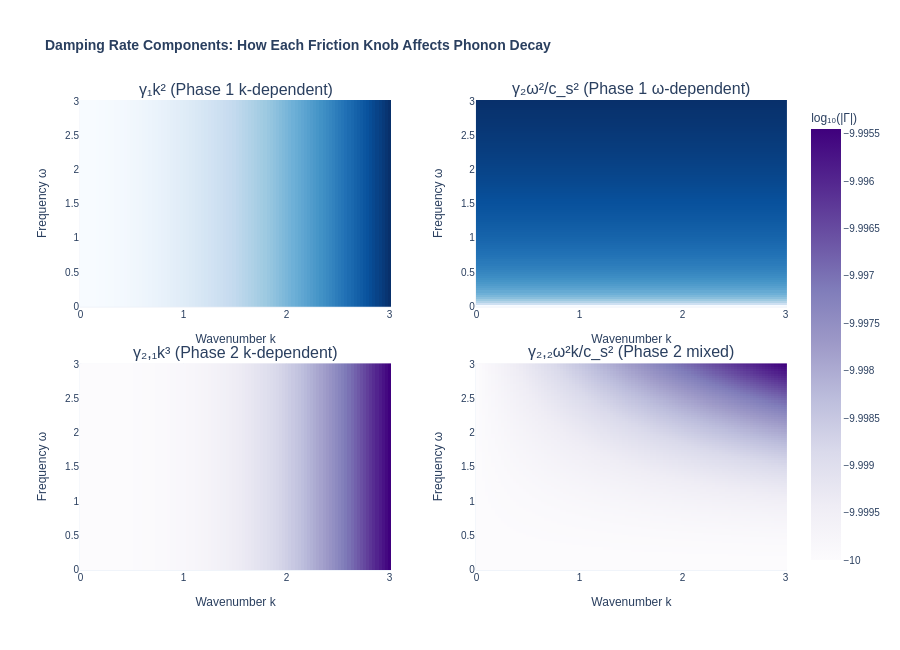

The code cell stored with this chart in its notebook:
### Markdown cell above
## Part 5: The Complete Damping Rate Formula

The damping of phonons (how quickly they are absorbed) is described by the **damping rate** Γ(k,ω), which combines all our friction effects:

$$\Gamma(k,\omega) = \gamma_1 k^2 + \gamma_2 \frac{\omega^2}{c_s^2} + \gamma_{2,1} k^3 + \gamma_{2,2} \frac{\omega^2 k}{c_s^2}$$

This formula appears throughout the Phase 2 analysis. Each term contributes to how quickly the phonon mode decays:

1. **γ₁k²**: First-order dissipation (depends on wavenumber k)
2. **γ₂ω²/c_s²**: First-order dissipation (depends on frequency ω)
3. **γ_{2,1}k³**: Phase 2 term (even stronger k-dependence)
4. **γ_{2,2}ω²k/c_s²**: Phase 2 term (mixes frequency and wavenumber)

The computer proofs in Lean 4 verified that this formula is **complete and correct** — it captures all the friction that SK-EFT allows at second order.

### Code cell
# ── Figure 5: Damping rate components ──
# Shows how the four terms contribute to total damping

p = experiments["⁸⁷Rb (Steinhauer)"]  # Use one experiment as reference

# Create a 2D grid of (k, ω) values
k_vals = np.linspace(0.01, 3, 100)
omega_vals = np.linspace(0.01, 3, 100)
K, W = np.meshgrid(k_vals, omega_vals)

# Compute each term in the damping rate
term1 = p["gamma1"] * K**2
term2 = p["gamma2"] * W**2 / (p["cs"] ** 2)  # Note: cs is relative to c
term3 = p["gamma_2_1_est"] * K**3  # Use second-order estimates
term4 = p["gamma_2_2_est"] * W**2 * K / (p["cs"] ** 2)

total_damping = term1 + term2 + term3 + term4

# Create subplots showing each component
fig5 = make_subplots(
    rows=2,
    cols=2,
    subplot_titles=(
        f"γ₁k² (Phase 1 k-dependent)",
        f"γ₂ω²/c_s² (Phase 1 ω-dependent)",
        f"γ₂,₁k³ (Phase 2 k-dependent)",
        f"γ₂,₂ω²k/c_s² (Phase 2 mixed)",
    ),
    specs=[
        [{"type": "heatmap"}, {"type": "heatmap"}],
        [{"type": "heatmap"}, {"type": "heatmap"}],
    ],
    vertical_spacing=0.12,
    horizontal_spacing=0.12,
)

# Add heatmaps for each term
terms = [term1, term2, term3, term4]
positions = [(1, 1), (1, 2), (2, 1), (2, 2)]

for idx, (term, (row, col)) in enumerate(zip(terms, positions)):
    fig5.add_trace(
        go.Heatmap(
            z=np.log10(np.abs(term) + 1e-10),
            x=k_vals,
            y=omega_vals,
            colorscale="Blues" if idx < 2 else "Purples",
            showscale=(idx == 3),  # Only show scale for last
            hovertemplate="k = %{x:.3f}<br>ω = %{y:.3f}<br>log₁₀(|Γ|) = %{z:.2f}<extra></extra>",
            colorbar=dict(title="log₁₀(|Γ|)", x=1.02) if idx == 3 else None,
        ),
        row=row,
        col=col,
    )

# Update axes
for row in [1, 2]:
    for col in [1, 2]:
        fig5.update_xaxes(title_text="Wavenumber k", row=row, col=col)
        fig5.update_yaxes(title_text="Frequency ω", row=row, col=col)

fig5.update_layout(
    title_text="<b>Damping Rate Components: How Each Friction Knob Affects Phonon Decay</b>",
    height=650,
    template="plotly_white",
    font=dict(family="Arial, sans-serif", size=10),
    showlegend=False,
)

fig5.show()

### Figure 1 — Plotly figure (JSON) as saved in the notebook; plotly's stock layout.template omitted (floating-point values rounded to 4 significant figures; data arrays with more than 128 entries replaced by an {"elided": "..."} marker saying what was removed)
{"data": [{"colorscale": [[0, "rgb(247,251,255)"], [0.125, "rgb(222,235,247)"], [0.25, "rgb(198,219,239)"], [0.375, "rgb(158,202,225)"], [0.5, "rgb(107,174,214)"], [0.625, "rgb(66,146,198)"], [0.75, "rgb(33,113,181)"], [0.875, "rgb(8,81,156)"], [1, "rgb(8,48,107)"]], "hovertemplate": "k = %{x:.3f}<br>ω = %{y:.3f}<br>log₁₀(|Γ|) = %{z:.2f}<extra></extra>", "showscale": false, "type": "heatmap", "x": [0.01, 0.0402, 0.0704, 0.1006, 0.1308, 0.161, 0.1912, 0.2214, 0.2516, 0.2818, 0.312, 0.3422, 0.3724, 0.4026, 0.4328, 0.463, 0.4932, 0.5234, 0.5536, 0.5838, 0.614, 0.6442, 0.6744, 0.7046, 0.7348, 0.7651, 0.7953, 0.8255, 0.8557, 0.8859, 0.9161, 0.9463, 0.9765, 1.007, 1.037, 1.067, 1.097, 1.127, 1.158, 1.188, 1.218, 1.248, 1.278, 1.309, 1.339, 1.369, 1.399, 1.429, 1.46, 1.49, 1.52, 1.55, 1.581, 1.611, 1.641, 1.671, 1.701, 1.732, 1.762, 1.792, 1.822, 1.852, 1.883, 1.913, 1.943, 1.973, 2.003, 2.034, 2.064, 2.094, 2.124, 2.154, 2.185, 2.215, 2.245, 2.275, 2.305, 2.336, 2.366, 2.396, 2.426, 2.456, 2.487, 2.517, 2.547, 2.577, 2.607, 2.638, 2.668, 2.698, 2.728, 2.758, 2.789, 2.819, 2.849, 2.879, 2.909, 2.94, 2.97, 3.0], "xaxis": "x", "y": [0.01, 0.0402, 0.0704, 0.1006, 0.1308, 0.161, 0.1912, 0.2214, 0.2516, 0.2818, 0.312, 0.3422, 0.3724, 0.4026, 0.4328, 0.463, 0.4932, 0.5234, 0.5536, 0.5838, 0.614, 0.6442, 0.6744, 0.7046, 0.7348, 0.7651, 0.7953, 0.8255, 0.8557, 0.8859, 0.9161, 0.9463, 0.9765, 1.007, 1.037, 1.067, 1.097, 1.127, 1.158, 1.188, 1.218, 1.248, 1.278, 1.309, 1.339, 1.369, 1.399, 1.429, 1.46, 1.49, 1.52, 1.55, 1.581, 1.611, 1.641, 1.671, 1.701, 1.732, 1.762, 1.792, 1.822, 1.852, 1.883, 1.913, 1.943, 1.973, 2.003, 2.034, 2.064, 2.094, 2.124, 2.154, 2.185, 2.215, 2.245, 2.275, 2.305, 2.336, 2.366, 2.396, 2.426, 2.456, 2.487, 2.517, 2.547, 2.577, 2.607, 2.638, 2.668, 2.698, 2.728, 2.758, 2.789, 2.819, 2.849, 2.879, 2.909, 2.94, 2.97, 3.0], "yaxis": "y", "z": {"elided": "100x100 float values"}}, {"colorscale": [[0, "rgb(247,251,255)"], [0.125, "rgb(222,235,247)"], [0.25, "rgb(198,219,239)"], [0.375, "rgb(158,202,225)"], [0.5, "rgb(107,174,214)"], [0.625, "rgb(66,146,198)"], [0.75, "rgb(33,113,181)"], [0.875, "rgb(8,81,156)"], [1, "rgb(8,48,107)"]], "hovertemplate": "k = %{x:.3f}<br>ω = %{y:.3f}<br>log₁₀(|Γ|) = %{z:.2f}<extra></extra>", "showscale": false, "type": "heatmap", "x": [0.01, 0.0402, 0.0704, 0.1006, 0.1308, 0.161, 0.1912, 0.2214, 0.2516, 0.2818, 0.312, 0.3422, 0.3724, 0.4026, 0.4328, 0.463, 0.4932, 0.5234, 0.5536, 0.5838, 0.614, 0.6442, 0.6744, 0.7046, 0.7348, 0.7651, 0.7953, 0.8255, 0.8557, 0.8859, 0.9161, 0.9463, 0.9765, 1.007, 1.037, 1.067, 1.097, 1.127, 1.158, 1.188, 1.218, 1.248, 1.278, 1.309, 1.339, 1.369, 1.399, 1.429, 1.46, 1.49, 1.52, 1.55, 1.581, 1.611, 1.641, 1.671, 1.701, 1.732, 1.762, 1.792, 1.822, 1.852, 1.883, 1.913, 1.943, 1.973, 2.003, 2.034, 2.064, 2.094, 2.124, 2.154, 2.185, 2.215, 2.245, 2.275, 2.305, 2.336, 2.366, 2.396, 2.426, 2.456, 2.487, 2.517, 2.547, 2.577, 2.607, 2.638, 2.668, 2.698, 2.728, 2.758, 2.789, 2.819, 2.849, 2.879, 2.909, 2.94, 2.97, 3.0], "xaxis": "x2", "y": [0.01, 0.0402, 0.0704, 0.1006, 0.1308, 0.161, 0.1912, 0.2214, 0.2516, 0.2818, 0.312, 0.3422, 0.3724, 0.4026, 0.4328, 0.463, 0.4932, 0.5234, 0.5536, 0.5838, 0.614, 0.6442, 0.6744, 0.7046, 0.7348, 0.7651, 0.7953, 0.8255, 0.8557, 0.8859, 0.9161, 0.9463, 0.9765, 1.007, 1.037, 1.067, 1.097, 1.127, 1.158, 1.188, 1.218, 1.248, 1.278, 1.309, 1.339, 1.369, 1.399, 1.429, 1.46, 1.49, 1.52, 1.55, 1.581, 1.611, 1.641, 1.671, 1.701, 1.732, 1.762, 1.792, 1.822, 1.852, 1.883, 1.913, 1.943, 1.973, 2.003, 2.034, 2.064, 2.094, 2.124, 2.154, 2.185, 2.215, 2.245, 2.275, 2.305, 2.336, 2.366, 2.396, 2.426, 2.456, 2.487, 2.517, 2.547, 2.577, 2.607, 2.638, 2.668, 2.698, 2.728, 2.758, 2.789, 2.819, 2.849, 2.879, 2.909, 2.94, 2.97, 3.0], "yaxis": "y2", "z": {"elided": "100x100 float values"}}, {"colorscale": [[0, "rgb(252,251,253)"], [0.125, "rgb(239,237,245)"], [0.25, "rgb(218,218,235)"], [0.375, "rgb(188,189,220)"], [0.5, "rgb(158,154,200)"], [0.625, "rgb(128,125,186)"], [0.75, "rgb(106,81,163)"], [0.875, "rgb(84,39,143)"], [1, "rgb(63,0,125)"]], "hovertemplate": "k = %{x:.3f}<br>ω = %{y:.3f}<br>log₁₀(|Γ|) = %{z:.2f}<extra></extra>", "showscale": false, "type": "heatmap", "x": [0.01, 0.0402, 0.0704, 0.1006, 0.1308, 0.161, 0.1912, 0.2214, 0.2516, 0.2818, 0.312, 0.3422, 0.3724, 0.4026, 0.4328, 0.463, 0.4932, 0.5234, 0.5536, 0.5838, 0.614, 0.6442, 0.6744, 0.7046, 0.7348, 0.7651, 0.7953, 0.8255, 0.8557, 0.8859, 0.9161, 0.9463, 0.9765, 1.007, 1.037, 1.067, 1.097, 1.127, 1.158, 1.188, 1.218, 1.248, 1.278, 1.309, 1.339, 1.369, 1.399, 1.429, 1.46, 1.49, 1.52, 1.55, 1.581, 1.611, 1.641, 1.671, 1.701, 1.732, 1.762, 1.792, 1.822, 1.852, 1.883, 1.913, 1.943, 1.973, 2.003, 2.034, 2.064, 2.094, 2.124, 2.154, 2.185, 2.215, 2.245, 2.275, 2.305, 2.336, 2.366, 2.396, 2.426, 2.456, 2.487, 2.517, 2.547, 2.577, 2.607, 2.638, 2.668, 2.698, 2.728, 2.758, 2.789, 2.819, 2.849, 2.879, 2.909, 2.94, 2.97, 3.0], "xaxis": "x3", "y": [0.01, 0.0402, 0.0704, 0.1006, 0.1308, 0.161, 0.1912, 0.2214, 0.2516, 0.2818, 0.312, 0.3422, 0.3724, 0.4026, 0.4328, 0.463, 0.4932, 0.5234, 0.5536, 0.5838, 0.614, 0.6442, 0.6744, 0.7046, 0.7348, 0.7651, 0.7953, 0.8255, 0.8557, 0.8859, 0.9161, 0.9463, 0.9765, 1.007, 1.037, 1.067, 1.097, 1.127, 1.158, 1.188, 1.218, 1.248, 1.278, 1.309, 1.339, 1.369, 1.399, 1.429, 1.46, 1.49, 1.52, 1.55, 1.581, 1.611, 1.641, 1.671, 1.701, 1.732, 1.762, 1.792, 1.822, 1.852, 1.883, 1.913, 1.943, 1.973, 2.003, 2.034, 2.064, 2.094, 2.124, 2.154, 2.185, 2.215, 2.245, 2.275, 2.305, 2.336, 2.366, 2.396, 2.426, 2.456, 2.487, 2.517, 2.547, 2.577, 2.607, 2.638, 2.668, 2.698, 2.728, 2.758, 2.789, 2.819, 2.849, 2.879, 2.909, 2.94, 2.97, 3.0], "yaxis": "y3", "z": {"elided": "100x100 float values"}}, {"colorbar": {"title": {"text": "log₁₀(|Γ|)"}, "x": 1.02}, "colorscale": [[0, "rgb(252,251,253)"], [0.125, "rgb(239,237,245)"], [0.25, "rgb(218,218,235)"], [0.375, "rgb(188,189,220)"], [0.5, "rgb(158,154,200)"], [0.625, "rgb(128,125,186)"], [0.75, "rgb(106,81,163)"], [0.875, "rgb(84,39,143)"], [1, "rgb(63,0,125)"]], "hovertemplate": "k = %{x:.3f}<br>ω = %{y:.3f}<br>log₁₀(|Γ|) = %{z:.2f}<extra></extra>", "showscale": true, "type": "heatmap", "x": [0.01, 0.0402, 0.0704, 0.1006, 0.1308, 0.161, 0.1912, 0.2214, 0.2516, 0.2818, 0.312, 0.3422, 0.3724, 0.4026, 0.4328, 0.463, 0.4932, 0.5234, 0.5536, 0.5838, 0.614, 0.6442, 0.6744, 0.7046, 0.7348, 0.7651, 0.7953, 0.8255, 0.8557, 0.8859, 0.9161, 0.9463, 0.9765, 1.007, 1.037, 1.067, 1.097, 1.127, 1.158, 1.188, 1.218, 1.248, 1.278, 1.309, 1.339, 1.369, 1.399, 1.429, 1.46, 1.49, 1.52, 1.55, 1.581, 1.611, 1.641, 1.671, 1.701, 1.732, 1.762, 1.792, 1.822, 1.852, 1.883, 1.913, 1.943, 1.973, 2.003, 2.034, 2.064, 2.094, 2.124, 2.154, 2.185, 2.215, 2.245, 2.275, 2.305, 2.336, 2.366, 2.396, 2.426, 2.456, 2.487, 2.517, 2.547, 2.577, 2.607, 2.638, 2.668, 2.698, 2.728, 2.758, 2.789, 2.819, 2.849, 2.879, 2.909, 2.94, 2.97, 3.0], "xaxis": "x4", "y": [0.01, 0.0402, 0.0704, 0.1006, 0.1308, 0.161, 0.1912, 0.2214, 0.2516, 0.2818, 0.312, 0.3422, 0.3724, 0.4026, 0.4328, 0.463, 0.4932, 0.5234, 0.5536, 0.5838, 0.614, 0.6442, 0.6744, 0.7046, 0.7348, 0.7651, 0.7953, 0.8255, 0.8557, 0.8859, 0.9161, 0.9463, 0.9765, 1.007, 1.037, 1.067, 1.097, 1.127, 1.158, 1.188, 1.218, 1.248, 1.278, 1.309, 1.339, 1.369, 1.399, 1.429, 1.46, 1.49, 1.52, 1.55, 1.581, 1.611, 1.641, 1.671, 1.701, 1.732, 1.762, 1.792, 1.822, 1.852, 1.883, 1.913, 1.943, 1.973, 2.003, 2.034, 2.064, 2.094, 2.124, 2.154, 2.185, 2.215, 2.245, 2.275, 2.305, 2.336, 2.366, 2.396, 2.426, 2.456, 2.487, 2.517, 2.547, 2.577, 2.607, 2.638, 2.668, 2.698, 2.728, 2.758, 2.789, 2.819, 2.849, 2.879, 2.909, 2.94, 2.97, 3.0], "yaxis": "y4", "z": {"elided": "100x100 float values"}}], "layout": {"annotations": [{"font": {"size": 16}, "showarrow": false, "text": "γ₁k² (Phase 1 k-dependent)", "x": 0.22, "xanchor": "center", "xref": "paper", "y": 1, "yanchor": "bottom", "yref": "paper"}, {"font": {"size": 16}, "showarrow": false, "text": "γ₂ω²/c_s² (Phase 1 ω-dependent)", "x": 0.78, "xanchor": "center", "xref": "paper", "y": 1, "yanchor": "bottom", "yref": "paper"}, {"font": {"size": 16}, "showarrow": false, "text": "γ₂,₁k³ (Phase 2 k-dependent)", "x": 0.22, "xanchor": "center", "xref": "paper", "y": 0.44, "yanchor": "bottom", "yref": "paper"}, {"font": {"size": 16}, "showarrow": false, "text": "γ₂,₂ω²k/c_s² (Phase 2 mixed)", "x": 0.78, "xanchor": "center", "xref": "paper", "y": 0.44, "yanchor": "bottom", "yref": "paper"}], "font": {"family": "Arial, sans-serif", "size": 10}, "height": 650, "showlegend": false, "title": {"text": "<b>Damping Rate Components: How Each Friction Knob Affects Phonon Decay</b>"}, "xaxis": {"anchor": "y", "domain": [0, 0.44], "title": {"text": "Wavenumber k"}}, "xaxis2": {"anchor": "y2", "domain": [0.56, 1], "title": {"text": "Wavenumber k"}}, "xaxis3": {"anchor": "y3", "domain": [0, 0.44], "title": {"text": "Wavenumber k"}}, "xaxis4": {"anchor": "y4", "domain": [0.56, 1], "title": {"text": "Wavenumber k"}}, "yaxis": {"anchor": "x", "domain": [0.56, 1], "title": {"text": "Frequency ω"}}, "yaxis2": {"anchor": "x2", "domain": [0.56, 1], "title": {"text": "Frequency ω"}}, "yaxis3": {"anchor": "x3", "domain": [0, 0.44], "title": {"text": "Frequency ω"}}, "yaxis4": {"anchor": "x4", "domain": [0, 0.44], "title": {"text": "Frequency ω"}}}}
